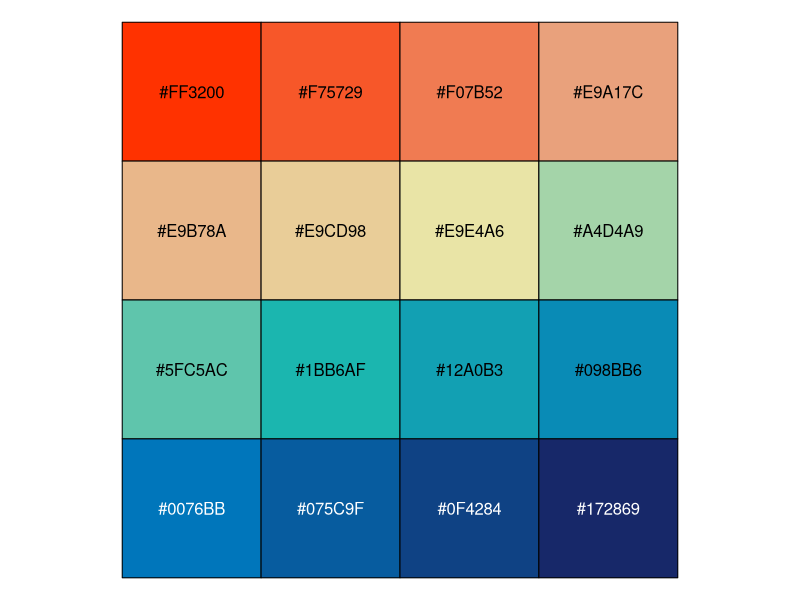
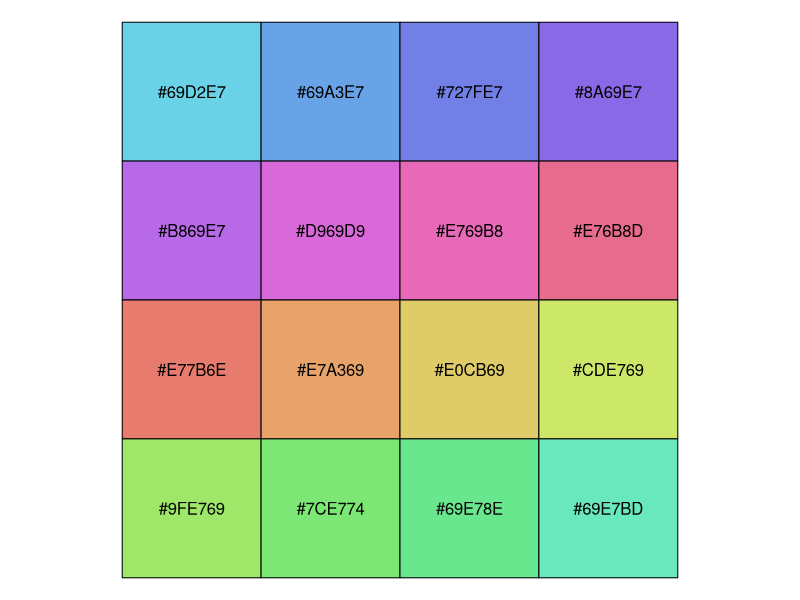
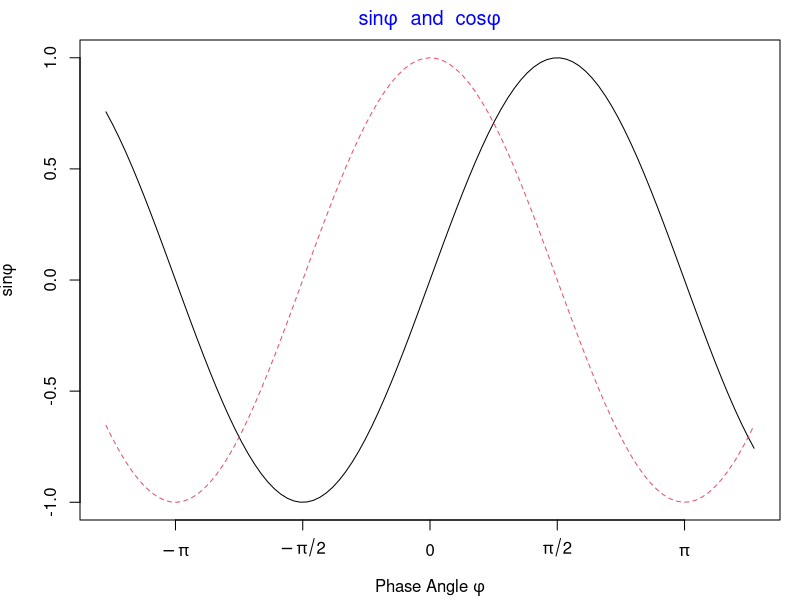
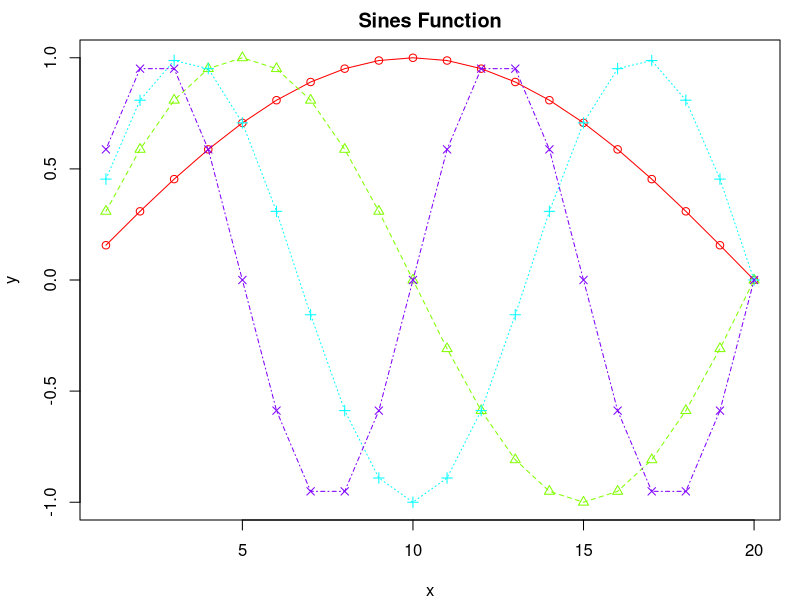
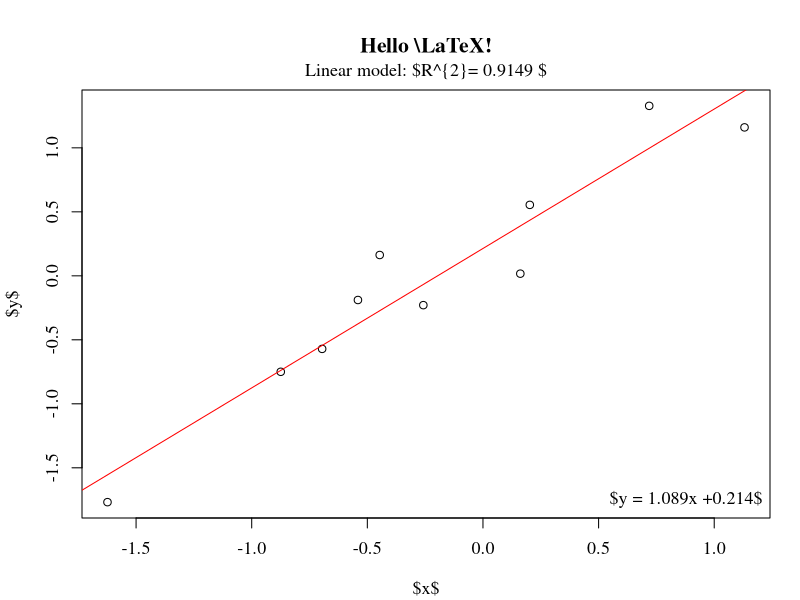
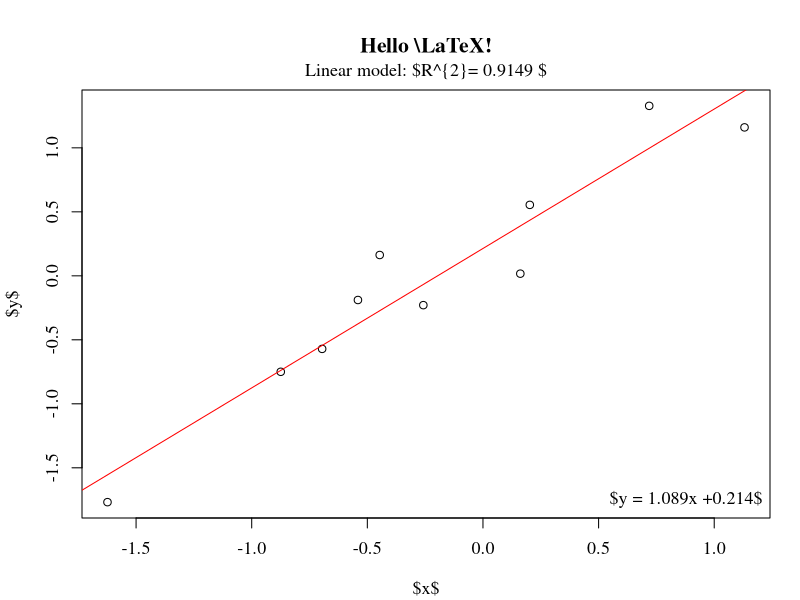
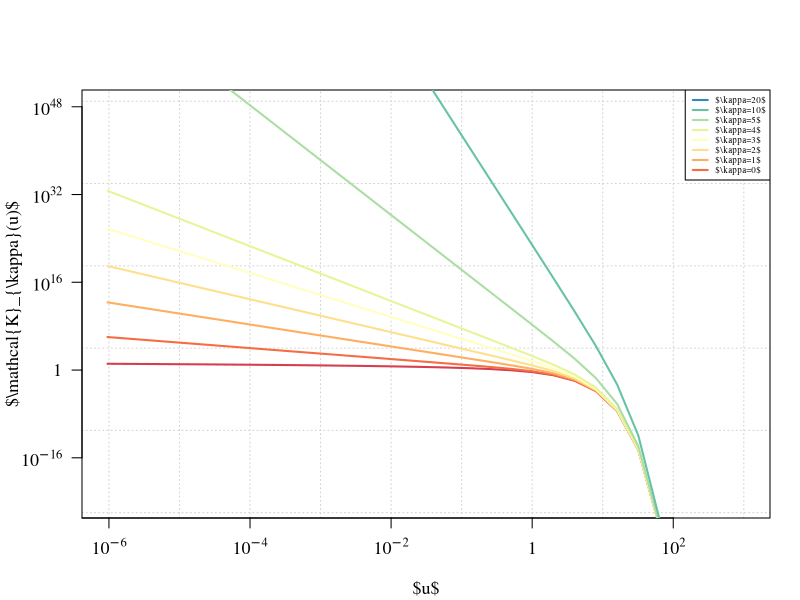
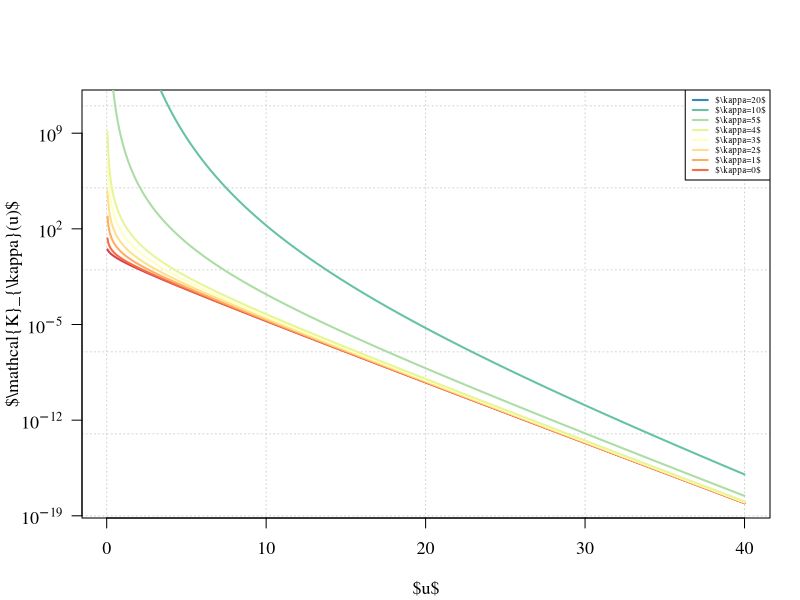

The R source for these figures, in order:
## ---- chunk 1
data(topo, package="MASS")
## ---- chunk 2
sample(colors(TRUE),20)
## ---- chunk 3
# Colors from https://github.com/johannesbjork/LaCroixColoR
color_pal <- c("#FF3200", "#E9A17C", "#E9E4A6", "#1BB6AF", "#0076BB", "#172869")
n <- 16
more_colors <- (grDevices::colorRampPalette(color_pal))(n)
scales::show_col(colours = more_colors)
## ---- chunk 4
# colors in colortools from http://www.gastonsanchez.com/
fish_pal <- c("#69D2E7", "#6993E7", "#7E69E7", "#BD69E7", 
              "#E769D2", "#E76993", "#E77E69", "#E7BD69", 
              "#D2E769", "#93E769", "#69E77E", "#69E7BD")
more_colors <- (grDevices::colorRampPalette(fish_pal))(n)
scales::show_col(colours = more_colors)
## ---- chunk 5
par(mar=c(4,4,2,1))
x <- seq(-4, 4, len = 101)
y <- cbind(sin(x), cos(x))
matplot(x, y,
  type = "l", xaxt = "n",
  main = expression(paste(
    plain(sin) * phi, "  and  ",
    plain(cos) * phi
  )),
  ylab = expression("sin" * phi, "cos" * phi), # only 1st is taken
  xlab = expression(paste("Phase Angle ", phi)),
  col.main = "blue"
)
axis(1,
  at = c(-pi, -pi / 2, 0, pi / 2, pi),
  labels = expression(-pi, -pi / 2, 0, pi / 2, pi)
)
## ---- chunk 6
names(knitr::knit_engines$get())
## ---- chunk 7
par(mar = c(4, 4, 2, 1))
sines <- outer(1:20, 1:4, function(x, y) sin(x / 20 * pi * y))
matplot(sines,
  pch = 1:4, type = "o", col = rainbow(ncol(sines)),
  xlab = "x", ylab = "y", main = "Sines Function"
)
## ---- chunk 8
# 带有图标题
par(mar = c(4.1, 4.1, 4.5, 1.5), ps = 13, family = "Times")
x <- rnorm(10)
y <- x + rnorm(5, sd = 0.25)
model <- lm(y ~ x)
rsq <- summary(model)$r.squared
rsq <- signif(rsq, 4)
plot(x, y, main = "Hello \\LaTeX!", xlab = "$x$", ylab = "$y$")
abline(model, col = "red")
mtext(paste("Linear model: $R^{2}=", rsq, "$"), line = 0.5)
legend("bottomright", legend = paste("$y = ", round(coef(model)[2], 3),
  "x +", round(coef(model)[1], 3), "$",
  sep = ""
), bty = "n")

plot(x, y, main = "Hello \\LaTeX!", xlab = "$x$", ylab = "$y$")
abline(model, col = "red")
mtext(paste("Linear model: $R^{2}=", rsq, "$"), line = 0.5)
legend("bottomright", legend = paste("$y = ", round(coef(model)[2], 3),
  "x +", round(coef(model)[1], 3), "$",
  sep = ""
), bty = "n")
## ---- chunk 9
x0 <- 2^(-20:10)
nus <- c(0:5, 10, 20)
x <- seq(0, 4, length.out = 501)

plot(x0, x0^-8,frame.plot=TRUE,
     log = "xy", xlab = "$u$", axes = FALSE,
     ylab = "$\\mathcal{K}_{\\kappa}(u)$", 
     type = "n", ann = TRUE, panel.first = grid()
) # x 和 y 轴都取对数

axis(1,
     at = c(1e-08, 1e-06, 1e-04, 1e-02, 1, 1e+02),
     labels = expression(10^-8, 10^-6, 10^-4, 10^-2, 1, 10^2)
)
axis(2,
     at = c(1e-16, 1, 1e+16, 1e+32, 1e+48),
     labels = expression(10^-16, 1, 10^16, 10^32, 10^48), las = 1
)
# 设置线条颜色
cols <- RColorBrewer::brewer.pal(9,name = "Spectral")
# gray.colors(9) terrain.colors(9)  RColorBrewer::brewer.pal(9,name = "Spectral")
for (i in seq(length(nus)))
  lines(x0, besselK(x0, nu = nus[i]), col = cols[i], lwd = 2)
legend("topright",legend = paste0("$\\kappa=", rev(nus),"$"),
       col = rev(cols), lwd = 2, cex = 0.5)

# 数据变化范围太大，因此横纵坐标轴都取了以10为底的对数，数据可以紧凑的在一张图内展示
x <- seq(0, 40, length.out = 801)
x <- x[x > 0]
plot(x, x,frame.plot=TRUE,
     ylim = c(1e-18, 1e11), log = "y", xlab = "$u$", type = "n",  yaxt = "n",
     ylab = "$\\mathcal{K}_{\\kappa}(u)$", ann = TRUE, panel.first = grid()
)
axis(2,
     at = c(1e-19, 1e-12, 1e-05, 1e+02, 1e+09),
     labels = expression(10^-19, 10^-12, 10^-5, 10^2, 10^9), las = 1
)

for (i in seq(length(nus)))
  lines(x, besselK(x, nu = nus[i]), col = cols[i], lwd = 2)
legend("topright", legend = paste0("$\\kappa=", rev(nus),"$"), 
       col = rev(cols), lwd = 2, cex = 0.5)
